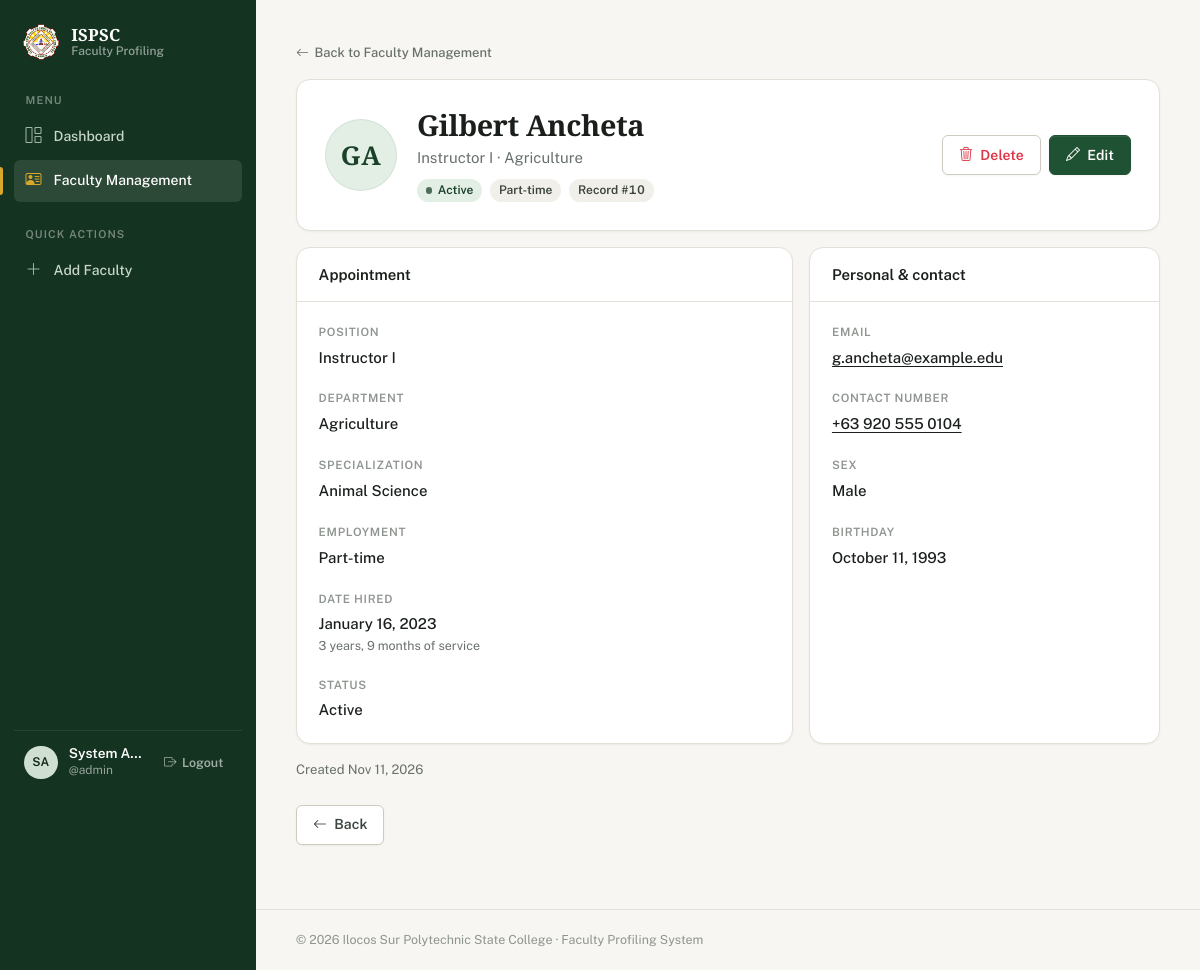
Page /faculty_view.php?id=10 (signed in) on the committed database.
### tables this page shows
CREATE TABLE IF NOT EXISTS users (
    id INT(11) NOT NULL AUTO_INCREMENT,
    firstname VARCHAR(100) NOT NULL,
    middlename VARCHAR(100) DEFAULT NULL,
    lastname VARCHAR(100) NOT NULL,
    username VARCHAR(100) NOT NULL,
    email VARCHAR(150) NOT NULL,
    password VARCHAR(255) NOT NULL,
    created_at TIMESTAMP DEFAULT CURRENT_TIMESTAMP,
    PRIMARY KEY (id),
    UNIQUE KEY users_username_unique (username),
    UNIQUE KEY users_email_unique (email)
);

CREATE TABLE IF NOT EXISTS faculty (
    id INT(11) NOT NULL AUTO_INCREMENT,
    firstname VARCHAR(100) NOT NULL,
    middlename VARCHAR(100) DEFAULT NULL,
    lastname VARCHAR(100) NOT NULL,
    status VARCHAR(50) NOT NULL DEFAULT 'Active',
    position VARCHAR(100) NOT NULL,
    department VARCHAR(100) NOT NULL,
    contact_num VARCHAR(30) NOT NULL,
    gender VARCHAR(20) NOT NULL,
    email VARCHAR(100) NOT NULL,
    employment_status VARCHAR(50) NOT NULL DEFAULT 'Permanent',
    specialization VARCHAR(150) NOT NULL,
    date_hired DATE NOT NULL,
    birthday DATE NOT NULL,
    created_at TIMESTAMP DEFAULT CURRENT_TIMESTAMP,
    updated_at TIMESTAMP DEFAULT CURRENT_TIMESTAMP ON UPDATE CURRENT_TIMESTAMP,
    PRIMARY KEY (id)
);

### includes/auth.php (called while the page is built, shortened)
<?php
require_once __DIR__ . '/bootstrap.php';
require_once __DIR__ . '/../config/db.php';
$stmt = $pdo->prepare('SELECT id, firstname, middlename, lastname, username, email FROM users WHERE id = :id');
$stmt->execute([':id' => $_SESSION['uid']]);
$currentUser = $stmt->fetch();

### faculty_view.php (the view, shortened to what this page needs)
<?php
require_once __DIR__ . '/includes/auth.php';
$id = filter_var($_GET['id'] ?? null, FILTER_VALIDATE_INT);
$member = false;
if ($id) {
    $stmt = $pdo->prepare('SELECT * FROM faculty WHERE id = :id');
    $stmt->execute([':id' => $id]);
    $member = $stmt->fetch();
}
function length_of_time(?string $from): string
{
    $start = $from ? DateTimeImmutable::createFromFormat('!Y-m-d', $from) : false;
    $diff = $start->diff(new DateTimeImmutable('today'));
    $parts = [];
    if ($diff->y) $parts[] = $diff->y . ' year' . ($diff->y === 1 ? '' : 's');
    if ($diff->m) $parts[] = $diff->m . ' month' . ($diff->m === 1 ? '' : 's');
    return $parts ? implode(', ', $parts) : 'Less than a month';
}
$layout = 'app';
require_once __DIR__ . '/includes/header.php';
?>
<a href="faculty.php" class="back-link"><i class="bi bi-arrow-left"></i> Back to Faculty Management</a>
<?php if (!$member): ?>
    <div class="card-x mt-3">
        <div class="empty">
            <span class="empty__icon"><i class="bi bi-person-x"></i></span>
            <h1 class="empty__title">Faculty record not found</h1>
            <p class="empty__text">It may have been deleted, or the link is incorrect.</p>
            <a href="faculty.php" class="btn btn-secondary">Back to Faculty Management</a>
        </div>
    </div>
<?php else: ?>
    <section class="card-x mt-3 mb-3">
        <div class="profile-head">
            <?= avatar($member, 'avatar-lg') ?>
            <div class="min-w-0">
                <h1 class="profile-head__name"><?= htmlspecialchars(full_name($member)) ?></h1>
                <p class="profile-head__role"><?= htmlspecialchars($member['position']) ?> · <?= htmlspecialchars($member['department']) ?></p>
                <div class="d-flex flex-wrap gap-2">
                    <?= status_badge($member['status']) ?>
                    <span class="badge-soft no-dot"><?= htmlspecialchars($member['employment_status']) ?></span>
                    <span class="badge-soft no-dot tabular">Record #<?= (int) $member['id'] ?></span>
                </div>
            </div>
            <div class="profile-head__actions">
                <button type="button" class="btn btn-secondary text-danger" data-bs-toggle="modal" data-bs-target="#deleteModal" data-id="<?= (int) $member['id'] ?>" data-name="<?= htmlspecialchars(full_name($member)) ?>" ><i class="bi bi-trash3"></i> Delete</button>
                <a href="faculty_form.php?id=<?= (int) $member['id'] ?>" class="btn btn-primary"><i class="bi bi-pencil"></i> Edit</a>
            </div>
        </div>
    </section>
    <div class="row g-3">
        <div class="col-lg-7">
            <section class="card-x h-100">
                <div class="card-x__head"><h2 class="card-x__title">Appointment</h2></div>
                <div class="card-x__body">
                    <dl class="details">
                        <div><dt>Position</dt><dd><?= htmlspecialchars($member['position']) ?></dd></div>
                        <div><dt>Department</dt><dd><?= htmlspecialchars($member['department']) ?></dd></div>
                        <div><dt>Specialization</dt><dd><?= htmlspecialchars($member['specialization'] ?: '—') ?></dd></div>
                        <div><dt>Employment</dt><dd><?= htmlspecialchars($member['employment_status']) ?></dd></div>
                        <div>
                            <dt>Date hired</dt>
                            <dd><?= htmlspecialchars(format_date($member['date_hired'], 'F j, Y')) ?><span class="sub"><?= htmlspecialchars(length_of_time($member['date_hired'])) ?> of service</span></dd>
                        </div>
                        <div><dt>Status</dt><dd><?= htmlspecialchars($member['status']) ?></dd></div>
                    </dl>
                </div>
            </section>
        </div>
        <div class="col-lg-5">
            <section class="card-x h-100">
                <div class="card-x__head"><h2 class="card-x__title">Personal &amp; contact</h2></div>
                <div class="card-x__body">
                    <dl class="details">
                        <div><dt>Email</dt><dd><a href="mailto:<?= htmlspecialchars($member['email']) ?>"><?= htmlspecialchars($member['email']) ?></a></dd></div>
                        <div><dt>Contact number</dt><dd><a href="tel:<?= htmlspecialchars(preg_replace('/[^0-9+]/', '', $member['contact_num'])) ?>"><?= htmlspecialchars($member['contact_num']) ?></a></dd></div>
                        <div><dt>Sex</dt><dd><?= htmlspecialchars($member['gender']) ?></dd></div>
                        <div><dt>Birthday</dt><dd><?= htmlspecialchars(format_date($member['birthday'], 'F j, Y')) ?></dd></div>
                    </dl>
                </div>
            </section>
        </div>
    </div>
    <p class="text-muted small mt-3 mb-0">
        Created <?= htmlspecialchars(format_date($member['created_at'])) ?>
    </p>
    <div class="mt-4">
        <a href="faculty.php" class="btn btn-secondary"><i class="bi bi-arrow-left"></i> Back</a>
    </div>
<?php endif; ?>
<?php require_once __DIR__ . '/includes/footer.php'; ?>

### includes/header.php (shortened to what this page needs)
<?php
require_once __DIR__ . '/bootstrap.php';
$layout = $layout ?? 'public';
$current_page = basename($_SERVER['PHP_SELF']);
$navItems = [
    ['dashboard.php', 'bi-grid-1x2', 'Dashboard', ['dashboard.php']],
    ['faculty.php', 'bi-person-vcard', 'Faculty Management', ['faculty.php', 'faculty_form.php', 'faculty_view.php']],
];
?>
<!DOCTYPE html>
<html lang="en">
<head>
    <link href="https://cdn.jsdelivr.net/npm/bootstrap@5.3.3/dist/css/bootstrap.min.css" rel="stylesheet">
    <link rel="stylesheet" href="https://cdn.jsdelivr.net/npm/bootstrap-icons@1.11.3/font/bootstrap-icons.min.css">
    <link rel="stylesheet" href="css/style.css">
</head>
<body class="layout-<?= htmlspecialchars($layout) ?>">
<?php if ($layout === 'public'): ?>
    <header class="site-header">
        <div class="container site-header__inner">
            <div class="brand">
                <?php if (is_logged_in()): ?>
                    <a href="dashboard.php" class="brand__seal" title="Go to Dashboard"><img src="img/ispsc-seal.png" alt="ISPSC logo" width="40" height="40"></a>
                <?php else: ?>
                    <a href="#authModal" class="brand__seal" data-bs-toggle="modal" title="Click to Log In or Create an Account"><img src="img/ispsc-seal.png" alt="ISPSC logo: Log In or Create Account" width="40" height="40"></a>
                <?php endif; ?>
                <a href="index.php" class="brand__text text-decoration-none">
                    <span class="brand__name">ISPSC</span>
                    <span class="brand__product">Faculty Profiling System</span>
                </a>
            </div>
            <nav class="site-nav" aria-label="Main">
                <a class="site-nav__link is-optional <?= $current_page === 'index.php' ? 'is-active' : '' ?>" href="index.php">Home</a>
                <a class="site-nav__link is-optional" href="#aboutModal" data-bs-toggle="modal">About Us</a>
                <a class="site-nav__link is-optional" href="#contactModal" data-bs-toggle="modal">Contacts</a>
                <?php if (is_logged_in()): ?>
                    <a class="btn btn-primary btn-sm ms-2" href="dashboard.php">Go to Dashboard <i class="bi bi-arrow-right"></i></a>
                <?php else: ?>
                    <a class="site-nav__link" href="login.php">Log In</a>
                    <a class="btn btn-primary btn-sm ms-1" href="register.php">Create Account</a>
                <?php endif; ?>
            </nav>
        </div>
    </header>
<?php else:  ?>
    <div class="app">
        <aside class="sidebar">
            <div class="offcanvas-lg offcanvas-start sidebar__panel" id="sidebar" tabindex="-1" aria-label="Navigation">
                <div class="offcanvas-body">
                    <a class="brand" href="dashboard.php">
                        <img src="img/ispsc-seal.png" alt="" width="36" height="36">
                        <span class="brand__text">
                            <span class="brand__name">ISPSC</span>
                            <span class="brand__product">Faculty Profiling</span>
                        </span>
                    </a>
                    <div class="sidebar__label">Menu</div>
                    <nav class="sidebar__nav" aria-label="Main">
                        <?php foreach ($navItems as [$navHref, $navIcon, $navLabel, $navPages]): $navActive = in_array($current_page, $navPages, true) && !($current_page === 'faculty_form.php' && empty($_GET['id'])); ?>
                            <a class="sidebar__link <?= $navActive ? 'is-active' : '' ?>" href="<?= $navHref ?>" <?= $navActive ? 'aria-current="page"' : '' ?>>
                                <i class="bi <?= $navIcon ?>"></i><?= $navLabel ?>
                            </a>
                        <?php endforeach; ?>
                    </nav>
                    <div class="sidebar__label mt-4">Quick Actions</div>
                        <nav class="sidebar__nav" aria-label="Quick actions">
                            <a class="sidebar__link <?= $current_page === 'faculty_form.php' && empty($_GET['id']) ? 'is-active' : '' ?>" href="faculty_form.php"><i class="bi bi-plus-lg"></i>Add Faculty</a>
                        </nav>
                    <div class="sidebar__user">
                        <?= avatar($currentUser) ?>
                        <div class="min-w-0">
                            <div class="sidebar__user-name text-truncate"><?= htmlspecialchars(full_name($currentUser)) ?></div>
                            <div class="sidebar__user-role">@<?= htmlspecialchars($currentUser['username']) ?></div>
                        </div>
                        <form action="logout.php" method="POST" class="ms-auto">
                            <button type="submit" class="sidebar__signout" title="Logout"><i class="bi bi-box-arrow-right"></i> Logout</button>
                        </form>
                    </div>
                </div>
            </div>
        </aside>
        <div class="app__main">
            <main class="app__content">
<?php endif; ?>

### includes/bootstrap.php (shortened to what this page needs)
<?php
function full_name(array $person): string
{
    $parts = [$person['firstname'] ?? '', $person['middlename'] ?? '', $person['lastname'] ?? ''];
    return trim(preg_replace('/\s+/', ' ', implode(' ', $parts)));
}
function initials(array $person): string
{
    $first = mb_substr(trim($person['firstname'] ?? ''), 0, 1);
    $last = mb_substr(trim($person['lastname'] ?? ''), 0, 1);
    return mb_strtoupper($first . $last) ?: '?';
}
function avatar(array $person, string $extraClass = ''): string
{
    $tone = 'tone-' . (crc32(($person['firstname'] ?? '') . ($person['lastname'] ?? '')) % 4);
    return '<span class="avatar ' . $tone . ' ' . htmlspecialchars($extraClass) . '" aria-hidden="true">'
        . htmlspecialchars(initials($person)) . '</span>';
}
function status_badge(string $value): string
{
    $tones = ['Active' => 'is-green', 'Inactive' => 'is-grey'];
    return '<span class="badge-soft ' . ($tones[$value] ?? '') . '">' . htmlspecialchars($value) . '</span>';
}
function format_date(?string $value, string $format = 'M j, Y'): string
{
    $timestamp = strtotime($value);
    return $timestamp ? date($format, $timestamp) : $value;
}

### rows in the picture
users: initials($person) "SA", username "admin"
faculty: initials($person) "GA", position "Instructor I", department "Agriculture", status "Active", employment_status "Part-time", id "10", specialization "Animal Science", date_hired "January 16, 2023", date_hired "3 years, 9 months", email "g.ancheta@example.edu", contact_num "+63 920 555 0104", gender "Male", birthday "October 11, 1993", created_at "Nov 11, 2026"

### other values in the picture
$navLabel "Dashboard"
$navLabel "Faculty Management"
full_name($currentUser) "System A…"
full_name($member) "Gilbert Ancheta"
